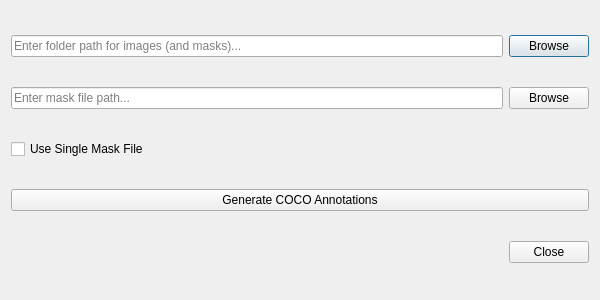
<?xml version="1.0" encoding="UTF-8"?>
<ui version="4.0">
 <class>COCOGenerationDlg</class>
 <widget class="QDialog" name="COCOGenerationDlg">
  <property name="geometry">
   <rect>
    <x>0</x>
    <y>0</y>
    <width>600</width>
    <height>300</height>
   </rect>
  </property>
  <property name="windowTitle">
   <string>COCO Generation</string>
  </property>
  <layout class="QVBoxLayout" name="verticalLayoutCOCO">
   <item>
    <layout class="QHBoxLayout" name="horizontalLayoutCOCO_Folder">
     <item>
      <widget class="QLineEdit" name="lineEdit_cocoFolder">
       <property name="placeholderText">
        <string>Enter folder path for images (and masks)...</string>
       </property>
      </widget>
     </item>
     <item>
      <widget class="QPushButton" name="pushButton_cocoBrowse">
       <property name="text">
        <string>Browse</string>
       </property>
      </widget>
     </item>
    </layout>
   </item>

   <item>
    <layout class="QHBoxLayout" name="horizontalLayoutMaskFile">
     <item>
      <widget class="QLineEdit" name="lineEdit_maskFile">
       <property name="placeholderText">
        <string>Enter mask file path...</string>
       </property>
      </widget>
     </item>
     <item>
      <widget class="QPushButton" name="pushButton_maskBrowse">
       <property name="text">
        <string>Browse</string>
       </property>
      </widget>
     </item>
    </layout>
   </item>

   <item>
    <widget class="QCheckBox" name="checkBox_singleMask">
     <property name="text">
      <string>Use Single Mask File</string>
     </property>
    </widget>
   </item>

   <item>
    <widget class="QPushButton" name="pushButton_generateCOCO">
     <property name="text">
      <string>Generate COCO Annotations</string>
     </property>
    </widget>
   </item>

   <item>
    <widget class="QDialogButtonBox" name="buttonBox_close">
     <property name="standardButtons">
      <set>QDialogButtonBox::Close</set>
     </property>
    </widget>
   </item>
  </layout>
 </widget>
 <resources/>
 <connections/>
</ui>
